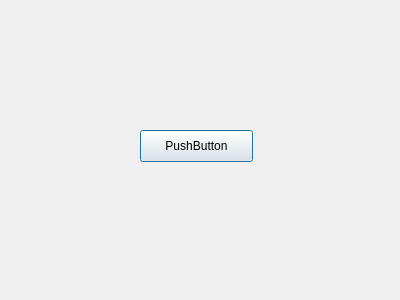
<?xml version="1.0" encoding="UTF-8"?>
<ui version="4.0">
 <class>myDlg</class>
 <widget class="QDialog" name="myDlg">
  <property name="geometry">
   <rect>
    <x>0</x>
    <y>0</y>
    <width>400</width>
    <height>300</height>
   </rect>
  </property>
  <property name="windowTitle">
   <string>Dialog</string>
  </property>
  <widget class="QPushButton" name="pushButton">
   <property name="geometry">
    <rect>
     <x>140</x>
     <y>130</y>
     <width>113</width>
     <height>32</height>
    </rect>
   </property>
   <property name="text">
    <string>PushButton</string>
   </property>
  </widget>
 </widget>
 <resources/>
 <connections>
  <connection>
   <sender>pushButton</sender>
   <signal>clicked()</signal>
   <receiver>myDlg</receiver>
   <slot>accept()</slot>
   <hints>
    <hint type="sourcelabel">
     <x>196</x>
     <y>145</y>
    </hint>
    <hint type="destinationlabel">
     <x>199</x>
     <y>149</y>
    </hint>
   </hints>
  </connection>
 </connections>
</ui>
